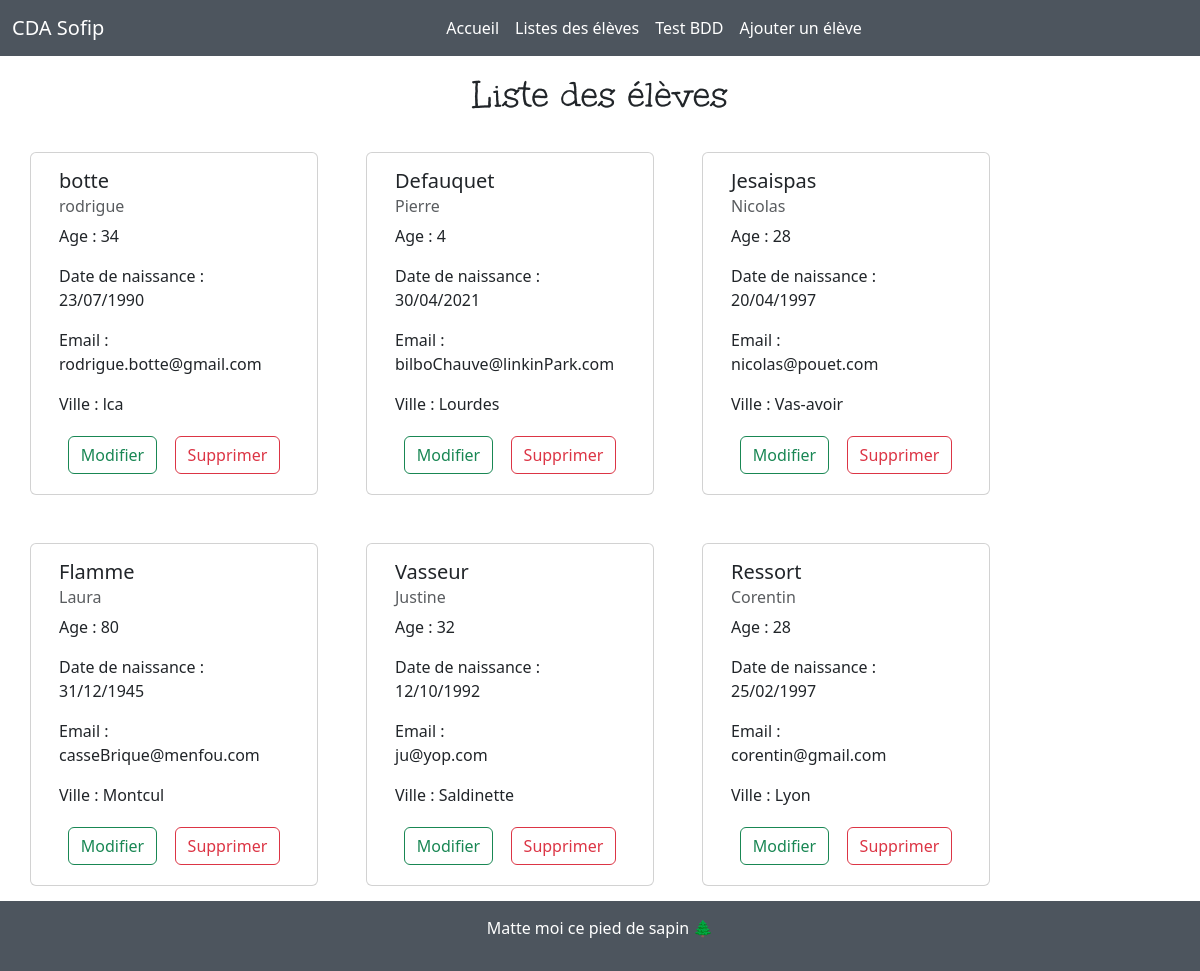
Page /templates/listeEleve.php on the committed database.
### tables this page shows
CREATE TABLE IF NOT EXISTS `stagiaire` (
  `id` int NOT NULL AUTO_INCREMENT,
  `nom` varchar(50) NOT NULL,
  `prenom` varchar(50) NOT NULL,
  `age` int NOT NULL,
  `date_naissance` date NOT NULL,
  `email` varchar(50) NOT NULL,
  `ville` varchar(50) NOT NULL,
  PRIMARY KEY (`id`)
);

### src/controller/eleveController.php (called while the page is built, shortened)
<?php
$co = connectionDb();
$req = "SELECT * from stagiaire";
$resp = $co->query($req);
$lignes = $resp->fetchAll();
?>

### templates/listeEleve.php (the view)
<?php
require_once __DIR__ . '/../src/controller/eleveController.php';
require_once './partials/_head.php';
require_once './partials/_navBar.php';
?>
<div class="container d-flex flex-column align-items-center justify-content-center p-15 gap-25">
    <h1 class="fontTheme">Liste des élèves</h1>
    <div class="row row-cols-3 gap-5">
        <?php
        if (isset($lignes) && is_array($lignes)) {
            foreach ($lignes as $ligne) {
                echo
                    '
                        <div class="card" style="width: 18rem;">
                            <div class="card-body">
                                <h5 class="card-title">' . $ligne['nom'] . '</h5>
                                <h6 class="card-subtitle mb-2 text-body-secondary">' . $ligne['prenom'] . '</h6>
                                <p class="card-text">Age : ' . $ligne['age'] . '</p>
                                <p class="card-text">Date de naissance : ' . date("d/m/Y", strtotime($ligne['date_naissance']) ) . '</p>
                                <p class="card-text">Email :<br> ' . $ligne['email'] . '</p>
                                <p class="card-text">Ville : ' . $ligne['ville'] . '</p>
                                <div class="d-flex flex-row justify-content-around">
                                    <form action="modifierEleve.php" method="post">
                                        <input type="hidden" name="id" value="' .$ligne['id']. '">
                                        <input class="btn btn-outline-success my-1" type="submit" value="Modifier">
                                    </form>
                                    <form action="../src/controller/supprimerEleveController.php" method="post" onSubmit="confirmerSuppression(event)">
                                        <input type="hidden" name="id" value="' .$ligne['id']. '">
                                        <input class="btn btn-outline-danger my-1" type="submit" value="Supprimer">
                                    </form>
                                </div>
                            </div>
                        </div>
                    ';
            }
        }
        ?>
    </div>
</div>
<?php require './partials/_footer.php'; ?>

### templates/partials/_head.php (shortened to what this page needs)
<!DOCTYPE html>
<html lang="en">
<head>
    <link rel="stylesheet" href="../../public/css/style.css">
    <link href="https://cdn.jsdelivr.net/npm/bootstrap@5.3.7/dist/css/bootstrap.min.css" rel="stylesheet">
</head>
<body>
    <div class="tailleMinMain">

### templates/partials/_navBar.php (shortened to what this page needs)
<nav class="navbar navbar-expand-lg bg-lightgrey">
    <div class="container-fluid ">
        <a class="navbar-brand text-white" href="#">CDA Sofip</a>
        <div class="collapse navbar-collapse  justify-content-around " id="navbarNav">
            <ul class="navbar-nav ">
                <li class="nav-item ">
                    <a class="nav-link text-white" aria-current="page" href="../../index.php">Accueil</a>
                </li>
                <li class="nav-item">
                    <a class="nav-link text-white" href="../../templates/listeEleve.php">Listes des élèves</a>
                </li>
                <li class="nav-item">
                    <a class="nav-link text-white" href="../../test/testConnexion.php">Test BDD</a>
                </li>
                <li class="nav-item">
                    <a class="nav-link text-white" href="../../templates/ajouterEleve.php">Ajouter un élève</a>
                </li>
            </ul>
        </div>
    </div>
</nav>

### templates/partials/_footer.php (shortened to what this page needs)
</div>
<footer class="text-center text-body-secondary ">
    <div class="bg-lightgrey h50 d-flex justify-content-center align-items-center">
        <p class="text-white">Matte moi ce pied de sapin 🌲</p>
    </div>
</footer>
</body>
</html>

### public/css/style.css (style rules this page uses)
.bg-lightgrey { background-color: #4d555e; }
.h50 { height: 70px; }
.fontTheme { font-family: test; }
.tailleMinMain { min-height: 93vh; }
body { height: 100%; }
.p-15 { padding-top: 15px; padding-bottom: 15px; }
.gap-25 { gap: 25px; }

### rows in the picture
stagiaire: nom "botte", prenom "rodrigue", age "34", date_naissance "23/07/1990", email "rodrigue.botte@gmail.com", ville "lca"
stagiaire: nom "Defauquet", prenom "Pierre", age "4", date_naissance "30/04/2021", email "bilboChauve@linkinPark.com", ville "Lourdes"
stagiaire: nom "Jesaispas", prenom "Nicolas", age "28", date_naissance "20/04/1997", email "nicolas@pouet.com", ville "Vas-avoir"
stagiaire: nom "Flamme", prenom "Laura", age "80", date_naissance "31/12/1945", email "casseBrique@menfou.com", ville "Montcul"
stagiaire: nom "Vasseur", prenom "Justine", age "32", date_naissance "12/10/1992", email "ju@yop.com", ville "Saldinette"
stagiaire: nom "Ressort", prenom "Corentin", age "28", date_naissance "25/02/1997", email "corentin@gmail.com", ville "Lyon"
